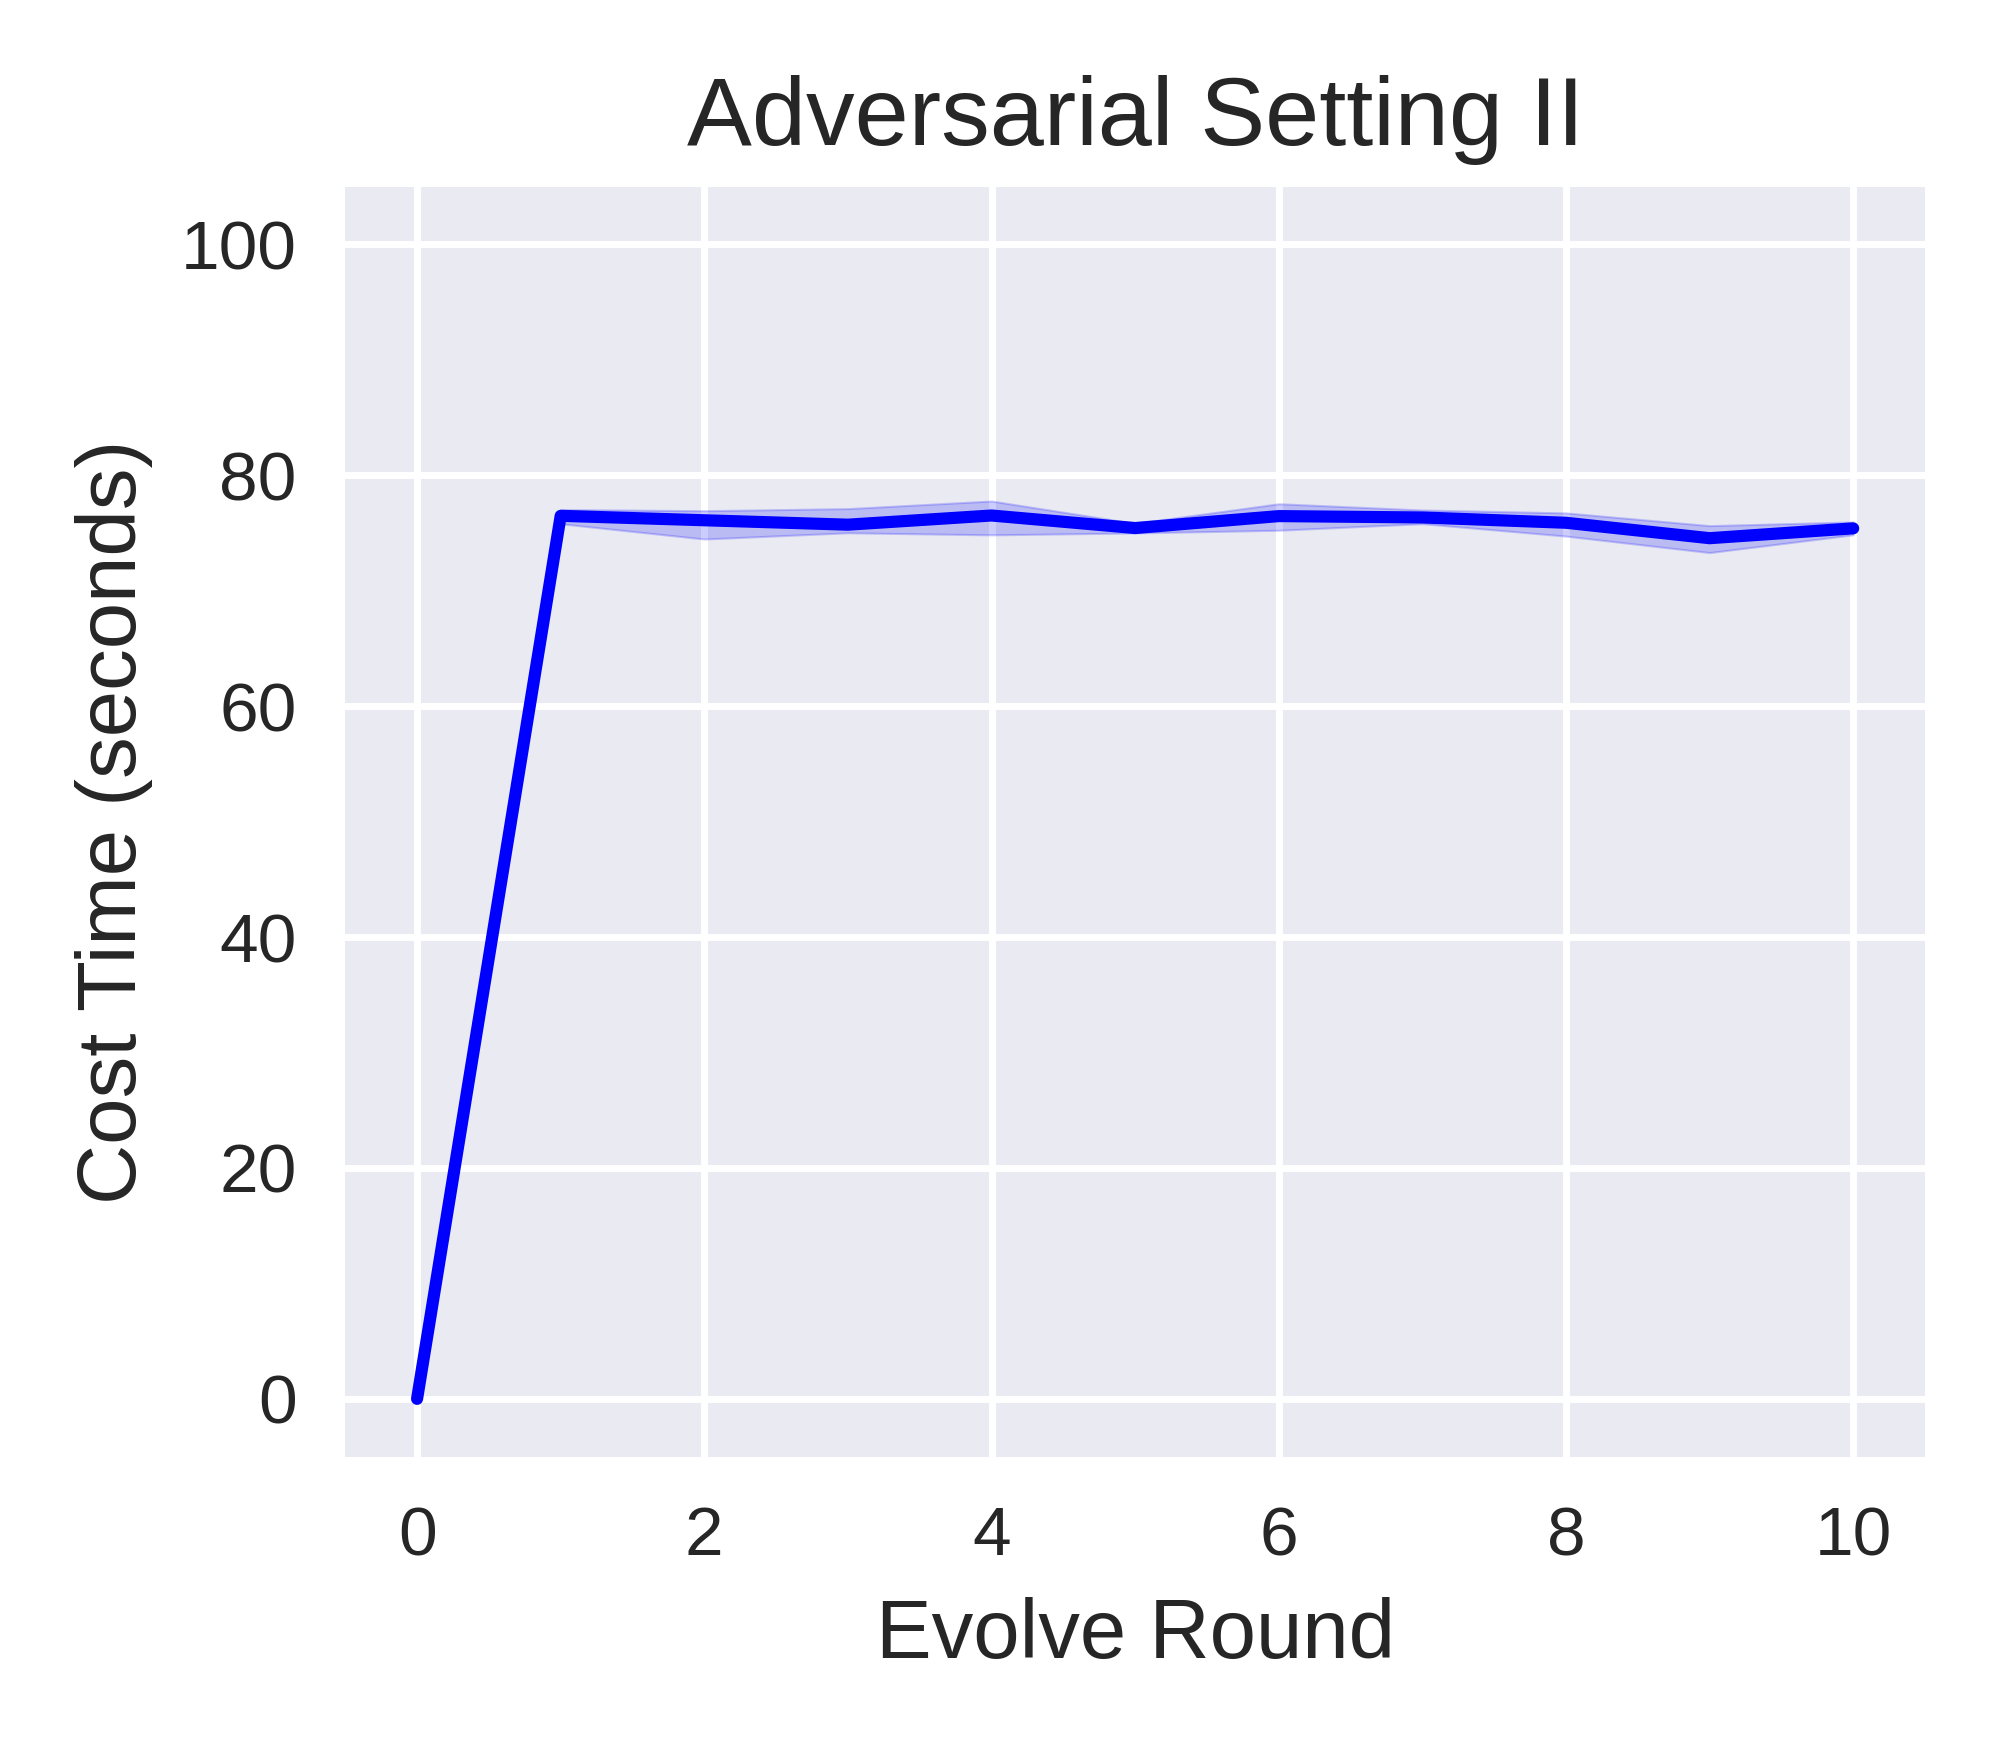

Reproduce this figure in Python.
import matplotlib.pyplot as plt
import pandas as pd
import seaborn as sns

advset2_rounds10_costtime_on_advmal_file = pd.read_csv('cost_time_list_advset2_round10_seed012.csv')
advset2_rounds10_costtime_on_advmal_df = pd.DataFrame(advset2_rounds10_costtime_on_advmal_file)

advset2_rounds10_costtime_on_advmal_seed_0_df = advset2_rounds10_costtime_on_advmal_df.drop(columns=['seed1','seed2'])  
advset2_rounds10_costtime_on_advmal_seed_0_df.rename(columns={'seed0': 'costtime'}, inplace=True)

advset2_rounds10_costtime_on_advmal_seed_1_df = advset2_rounds10_costtime_on_advmal_df.drop(columns=['seed0','seed2'])  
advset2_rounds10_costtime_on_advmal_seed_1_df.rename(columns={'seed1': 'costtime'}, inplace=True)

advset2_rounds10_costtime_on_advmal_seed_2_df = advset2_rounds10_costtime_on_advmal_df.drop(columns=['seed0','seed1'])  
advset2_rounds10_costtime_on_advmal_seed_2_df.rename(columns={'seed2': 'costtime'}, inplace=True)

print("advset2_rounds10_costtime_on_advmal_df:\n",advset2_rounds10_costtime_on_advmal_df)  
print("advset2_rounds10_costtime_on_advmal_seed_0_df:\n",advset2_rounds10_costtime_on_advmal_seed_0_df)  
print("advset2_rounds10_costtime_on_advmal_seed_1_df:\n",advset2_rounds10_costtime_on_advmal_seed_1_df)  
print("advset2_rounds10_costtime_on_advmal_seed_2_df:\n",advset2_rounds10_costtime_on_advmal_seed_2_df)  



advset2_rounds10_costtime_on_advmal_merge_df = pd.concat([advset2_rounds10_costtime_on_advmal_seed_0_df, advset2_rounds10_costtime_on_advmal_seed_1_df, advset2_rounds10_costtime_on_advmal_seed_2_df])
# advset2_rounds10_costtime_on_advmal_merge_df = pd.concat([advset2_rounds10_costtime_on_advmal_df, advset2_rounds10_costtime_on_advmal_df, advset2_rounds10_costtime_on_advmal_df])

print("advset2_rounds10_costtime_on_advmal_merge_df:\n",advset2_rounds10_costtime_on_advmal_merge_df)  

advset2_rounds10_costtime_on_advmal_merge_df = advset2_rounds10_costtime_on_advmal_merge_df.reset_index(drop=True)

print("advset2_rounds10_costtime_on_advmal_merge_df:\n",advset2_rounds10_costtime_on_advmal_merge_df)  


# sns.set_theme(style="darkgrid")
plt.style.use('seaborn') 
# plt.style.use('default') 
# plt.style.use('seaborn-deep') 

# plt.figure(figsize=(4, 3.5), dpi=500)
_, ax = plt.subplots(nrows=1, ncols=1, figsize=(4, 3.5), tight_layout=True, dpi=500) #dpi=100 分辨率


sns_plot=sns.lineplot(data=advset2_rounds10_costtime_on_advmal_merge_df, x='round', y='costtime', color='b')
ax.set_xlabel('Evolve Round', fontsize=12)
ax.set_ylabel('Cost Time (seconds)', fontsize=12)
ax.set_title('Adversarial Setting II', fontsize=14); 
plt.ylim(-5, 105)

savepath = f'/home/huan1932/ARIoTEDef/drawfigure/advset2/round10/costtime'
savename = f'line-shadow-figure-advset2-round10-costtime-seed012'
plt.savefig(fname=f'{savepath}/{savename}.png',dpi=500)
plt.close   
